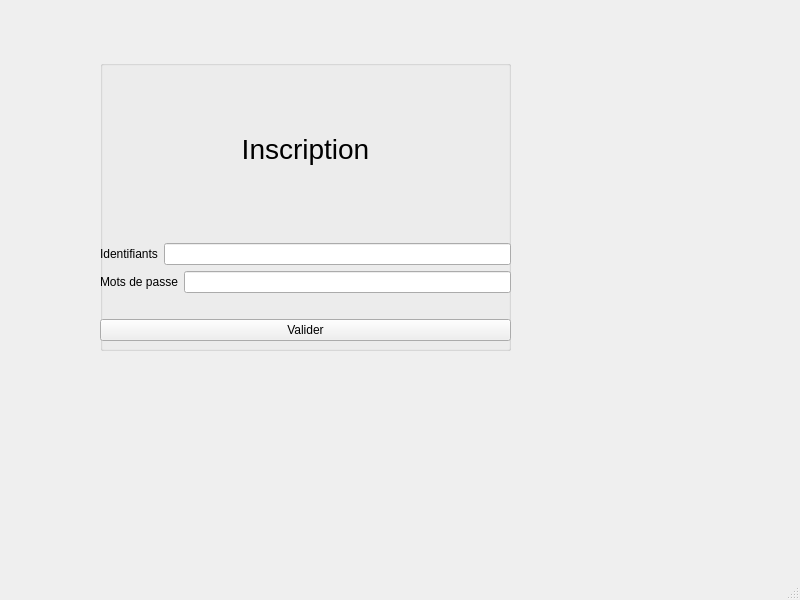
<?xml version="1.0" encoding="UTF-8"?>
<ui version="4.0">
 <class>MainRegister</class>
 <widget class="QMainWindow" name="MainRegister">
  <property name="geometry">
   <rect>
    <x>0</x>
    <y>0</y>
    <width>800</width>
    <height>600</height>
   </rect>
  </property>
  <property name="windowTitle">
   <string>MainWindow</string>
  </property>
  <widget class="QWidget" name="centralwidget">
   <widget class="QGroupBox" name="groupBox">
    <property name="geometry">
     <rect>
      <x>100</x>
      <y>60</y>
      <width>411</width>
      <height>291</height>
     </rect>
    </property>
    <property name="title">
     <string/>
    </property>
    <property name="alignment">
     <set>Qt::AlignCenter</set>
    </property>
    <widget class="QWidget" name="verticalLayoutWidget_2">
     <property name="geometry">
      <rect>
       <x>0</x>
       <y>0</y>
       <width>411</width>
       <height>281</height>
      </rect>
     </property>
     <layout class="QVBoxLayout" name="verticalLayout">
      <property name="sizeConstraint">
       <enum>QLayout::SetMinAndMaxSize</enum>
      </property>
      <property name="leftMargin">
       <number>0</number>
      </property>
      <item>
       <widget class="QLabel" name="label">
        <property name="font">
         <font>
          <pointsize>21</pointsize>
         </font>
        </property>
        <property name="text">
         <string>Inscription</string>
        </property>
        <property name="alignment">
         <set>Qt::AlignCenter</set>
        </property>
       </widget>
      </item>
      <item>
       <layout class="QHBoxLayout" name="horizontalLayout">
        <property name="sizeConstraint">
         <enum>QLayout::SetNoConstraint</enum>
        </property>
        <item>
         <widget class="QLabel" name="IDlabel">
          <property name="text">
           <string>Identifiants</string>
          </property>
          <property name="alignment">
           <set>Qt::AlignCenter</set>
          </property>
         </widget>
        </item>
        <item>
         <widget class="QLineEdit" name="IDedit"/>
        </item>
       </layout>
      </item>
      <item>
       <layout class="QHBoxLayout" name="horizontalLayout_2">
        <property name="sizeConstraint">
         <enum>QLayout::SetNoConstraint</enum>
        </property>
        <item>
         <widget class="QLabel" name="MDPlabel">
          <property name="text">
           <string>Mots de passe</string>
          </property>
          <property name="alignment">
           <set>Qt::AlignCenter</set>
          </property>
         </widget>
        </item>
        <item>
         <widget class="QLineEdit" name="lineEdit">
          <property name="echoMode">
           <enum>QLineEdit::Password</enum>
          </property>
         </widget>
        </item>
       </layout>
      </item>
      <item>
       <spacer name="horizontalSpacer">
        <property name="orientation">
         <enum>Qt::Horizontal</enum>
        </property>
        <property name="sizeHint" stdset="0">
         <size>
          <width>40</width>
          <height>20</height>
         </size>
        </property>
       </spacer>
      </item>
      <item>
       <widget class="QPushButton" name="ButtonValider">
        <property name="autoFillBackground">
         <bool>false</bool>
        </property>
        <property name="text">
         <string>Valider</string>
        </property>
       </widget>
      </item>
     </layout>
    </widget>
   </widget>
  </widget>
  <widget class="QMenuBar" name="menubar">
   <property name="geometry">
    <rect>
     <x>0</x>
     <y>0</y>
     <width>800</width>
     <height>37</height>
    </rect>
   </property>
  </widget>
  <widget class="QStatusBar" name="statusbar"/>
 </widget>
 <resources/>
 <connections>
  <connection>
   <sender>ButtonValider</sender>
   <signal>clicked()</signal>
   <receiver>MainRegister</receiver>
   <slot>close()</slot>
   <hints>
    <hint type="sourcelabel">
     <x>196</x>
     <y>363</y>
    </hint>
    <hint type="destinationlabel">
     <x>308</x>
     <y>432</y>
    </hint>
   </hints>
  </connection>
 </connections>
</ui>
